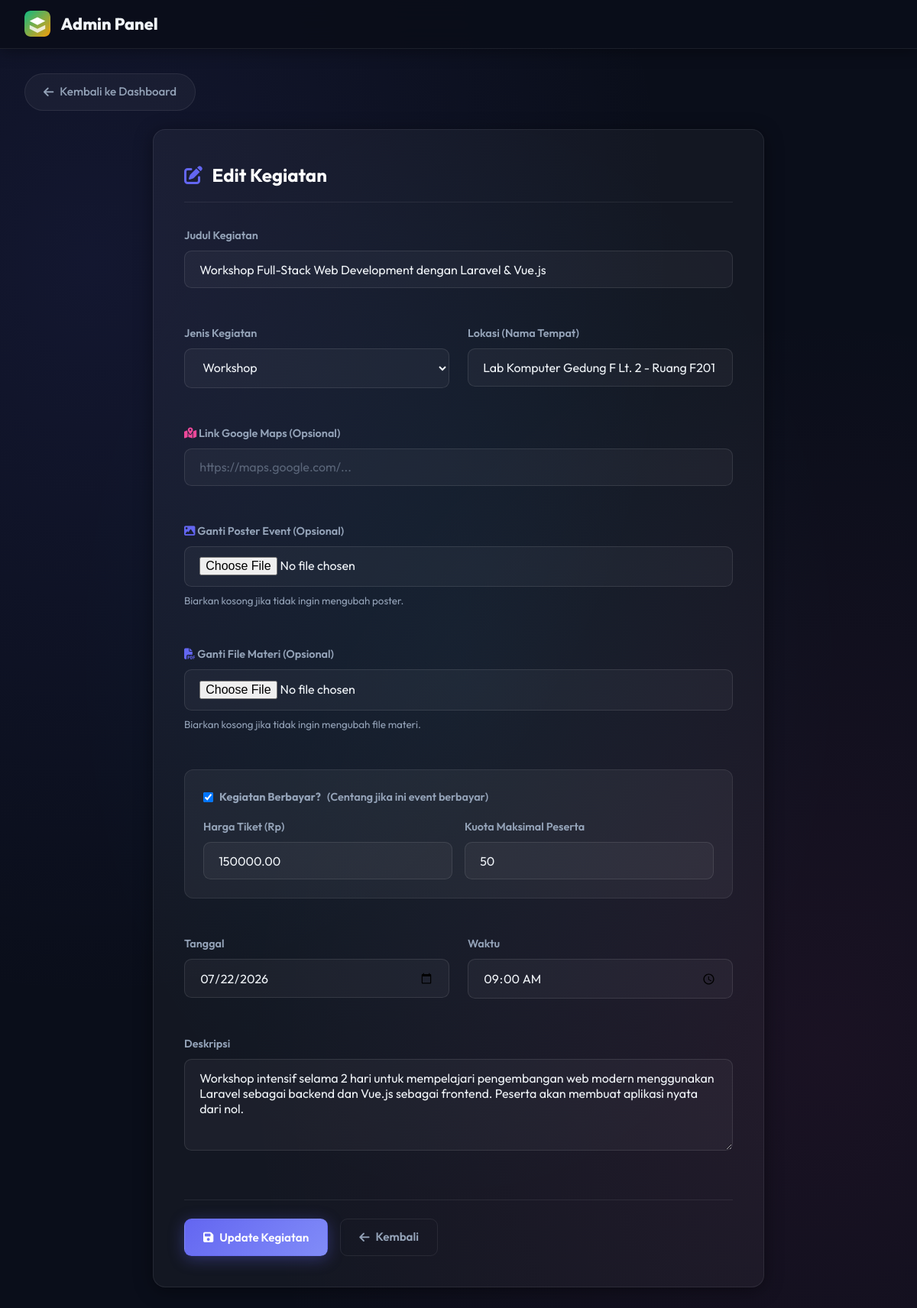
Page /edit_event.php?id=1 (signed in) on the committed database.
### tables this page shows
CREATE TABLE `events` (
  `id` int(11) NOT NULL AUTO_INCREMENT,
  `title` varchar(100) NOT NULL,
  `description` text NOT NULL,
  `event_date` date NOT NULL,
  `event_time` time NOT NULL,
  `location` varchar(255) NOT NULL,
  `maps_url` varchar(500) DEFAULT NULL,
  `event_type` enum('Seminar','Workshop','Lomba','Pelatihan') NOT NULL,
  `is_paid` tinyint(1) DEFAULT 0,
  `price` decimal(10,2) DEFAULT 0.00,
  `max_participants` int(11) DEFAULT NULL,
  `poster` varchar(255) DEFAULT NULL,
  `material_file` varchar(255) DEFAULT NULL,
  `created_at` timestamp NULL DEFAULT current_timestamp(),
  PRIMARY KEY (`id`)
);

### edit_event.php (the view, shortened to what this page needs)
<?php
require_once 'config.php';
$event = null;
if (isset($_GET['id']) && is_numeric($_GET['id'])) {
    $id = $_GET['id'];
    $stmt = $conn->prepare("SELECT * FROM events WHERE id = ?");
    $stmt->bind_param("i", $id);
    $stmt->execute();
    $result = $stmt->get_result();
    if ($result->num_rows == 1) {
        $event = $result->fetch_assoc();
    } else {
        $_SESSION['error_msg'] = "Kegiatan tidak ditemukan!";
        header("Location: admin.php");
        exit;
    }
} else {
    header("Location: admin.php");
    exit;
}
?>
<!DOCTYPE html>
<html lang="id">
<head>
    <link rel="stylesheet" href="style.css?v=<?= time() ?>">
    <link rel="stylesheet" href="https://cdnjs.cloudflare.com/ajax/libs/font-awesome/6.4.0/css/all.min.css">
</head>
<body>
    <nav class="navbar">
        <a href="admin.php" class="navbar-brand">
            Admin Panel
        </a>
    </nav>
    <div class="container">
        <a href="admin.php" class="back-btn">
            <i class="fa-solid fa-arrow-left"></i> Kembali ke Dashboard
        </a>
        <div class="form-container glass">
            <h2 style="margin-bottom: 2rem; color: #fff; border-bottom: 1px solid var(--border-color); padding-bottom: 1rem;">
                <i class="fa-solid fa-pen-to-square" style="color: var(--primary); margin-right: 0.5rem;"></i> Edit Kegiatan
            </h2>
            <form action="<?php echo htmlspecialchars($_SERVER["PHP_SELF"]) . '?id=' . $event['id']; ?>" method="post" enctype="multipart/form-data">
                <div class="form-grid">
                    <div class="form-group full-width">
                        <label for="title">Judul Kegiatan</label>
                        <input type="text" id="title" name="title" class="form-control" value="<?php echo htmlspecialchars($event['title']); ?>" required>
                    </div>
                    <div class="form-group">
                        <label for="event_type">Jenis Kegiatan</label>
                        <select id="event_type" name="event_type" class="form-control" required>
                            <option value="Workshop" <?php echo ($event['event_type'] == 'Workshop') ? 'selected' : ''; ?>>Workshop</option>
                        </select>
                    </div>
                    <div class="form-group">
                        <label for="location">Lokasi (Nama Tempat)</label>
                        <input type="text" id="location" name="location" class="form-control" value="<?php echo htmlspecialchars($event['location']); ?>" required>
                    </div>
                    <div class="form-group full-width">
                        <label for="maps_url"><i class="fa-solid fa-map-location-dot" style="color: var(--secondary);"></i> Link Google Maps (Opsional)</label>
                        <input type="url" id="maps_url" name="maps_url" class="form-control" value="<?php echo htmlspecialchars($event['maps_url'] ?? ''); ?>" placeholder="https://maps.google.com/...">
                    </div>
                    <div class="form-group full-width">
                        <label for="poster"><i class="fa-solid fa-image" style="color: var(--primary);"></i> Ganti Poster Event (Opsional)</label>
                        <input type="file" id="poster" name="poster" class="form-control" accept="image/jpeg, image/png, image/webp, image/gif">
                        <small style="color: var(--text-muted); display: block; margin-top: 0.5rem;">Biarkan kosong jika tidak ingin mengubah poster.</small>
                    </div>
                    <div class="form-group full-width">
                        <label for="material"><i class="fa-solid fa-file-pdf" style="color: var(--primary);"></i> Ganti File Materi (Opsional)</label>
                        <input type="file" id="material" name="material" class="form-control" accept=".pdf,.doc,.docx,.ppt,.pptx,.zip,.rar">
                        <small style="color: var(--text-muted); display: block; margin-top: 0.5rem;">Biarkan kosong jika tidak ingin mengubah file materi.</small>
                    </div>
                    <div class="form-group full-width" style="background: rgba(255,255,255,0.05); padding: 1.5rem; border-radius: 0.75rem; border: 1px solid var(--border-color);">
                        <label style="display: flex; align-items: center; gap: 0.5rem; cursor: pointer;">
                            <input type="checkbox" id="is_paid" name="is_paid" value="1" onchange="togglePrice(this)" <?php echo ($event['is_paid'] ?? 0) ? 'checked' : ''; ?>>
                            <strong>Kegiatan Berbayar?</strong> (Centang jika ini event berbayar)
                        </label>
                        <div id="price_container" style="display: none; margin-top: 1rem; display: flex; gap: 1rem;">
                            <div style="flex: 1;">
                                <label for="price">Harga Tiket (Rp)</label>
                                <input type="number" id="price" name="price" class="form-control" placeholder="50000" value="<?php echo htmlspecialchars($event['price'] ?? ''); ?>">
                            </div>
                            <div style="flex: 1;">
                                <label for="max_participants">Kuota Maksimal Peserta</label>
                                <input type="number" id="max_participants" name="max_participants" class="form-control" placeholder="100" value="<?php echo htmlspecialchars($event['max_participants'] ?? ''); ?>">
                            </div>
                        </div>
                    </div>
                    <div class="form-group">
                        <label for="event_date">Tanggal</label>
                        <input type="date" id="event_date" name="event_date" class="form-control" value="<?php echo $event['event_date']; ?>" required>
                    </div>
                    <div class="form-group">
                        <label for="event_time">Waktu</label>
                        <input type="time" id="event_time" name="event_time" class="form-control" value="<?php echo $event['event_time']; ?>" required>
                    </div>
                    <div class="form-group full-width">
                        <label for="description">Deskripsi</label>
                        <textarea id="description" name="description" class="form-control" required><?php echo htmlspecialchars($event['description']); ?></textarea>
                    </div>
                </div>
                <div style="display: flex; gap: 1rem; margin-top: 2rem; border-top: 1px solid var(--border-color); padding-top: 1.5rem;">
                    <button type="submit" class="btn btn-primary"><i class="fa-solid fa-save"></i> Update Kegiatan</button>
                    <a href="admin.php" class="btn btn-outline"><i class="fa-solid fa-arrow-left"></i> Kembali</a>
                </div>
            </form>
        </div>
    </div>
</body>
</html>

### style.css (style rules this page uses)
:root { --primary: #6366f1; --primary-hover: #818cf8; --secondary: #ec4899; --accent: #06b6d4; --violet: #8b5cf6; --bg-main: #0a0e1a; --bg-card: rgba(15, 20, 40, 0.85); --bg-glass: rgba(255, 255, 255, 0.04); --bg-glass-hover: rgba(255, 255, 255, 0.08); --text-main: #f1f5f9; --text-muted: #94a3b8; --border-color: rgba(255, 255, 255, 0.08); --border-hover: rgba(99, 102, 241, 0.4); --danger: #ef4444; --danger-hover: #dc2626; --success: #10b981; --glass-blur: 16px; --card-shadow: 0 4px 24px rgba(0, 0, 0, 0.4); --card-shadow-hover: 0 20px 60px rgba(0, 0, 0, 0.6); --glow-primary: 0 0 40px rgba(99, 102, 241, 0.15); }
* { margin: 0; padding: 0; box-sizing: border-box; font-family: 'Outfit', sans-serif; }
body { background-color: var(--bg-main); color: var(--text-main); line-height: 1.6; background-image: radial-gradient(ellipse at 10% 20%, rgba(99, 102, 241, 0.1) 0%, transparent 50%), radial-gradient(ellipse at 90% 80%, rgba(236, 72, 153, 0.07) 0%, transparent 50%), radial-gradient(ellipse at 50% 50%, rgba(6, 182, 212, 0.05) 0%, transparent 60%); background-attachment: fixed; min-height: 100vh; transition: background-color 0.4s ease, color 0.3s ease; }
.glass { background: var(--bg-glass); border: 1px solid var(--border-color); box-shadow: var(--card-shadow); border-radius: 1rem; backdrop-filter: blur(var(--glass-blur)); -webkit-backdrop-filter: blur(var(--glass-blur)); }
.navbar { background: rgba(10, 14, 26, 0.92); backdrop-filter: blur(20px); -webkit-backdrop-filter: blur(20px); padding: 0 2rem; height: 64px; border-bottom: 1px solid var(--border-color); display: flex; justify-content: space-between; align-items: center; position: sticky; top: 0; z-index: 100; box-shadow: 0 2px 20px rgba(0, 0, 0, 0.4); transition: background 0.3s; }
.navbar-brand { font-size: 1.35rem; font-weight: 800; color: var(--text-main); text-decoration: none; display: flex; align-items: center; gap: 0.6rem; transition: transform 0.3s ease; white-space: nowrap; flex-shrink: 0; z-index: 101; }
.btn { display: inline-flex; align-items: center; justify-content: center; gap: 0.5rem; padding: 0.7rem 1.5rem; border-radius: 0.6rem; text-decoration: none; font-weight: 600; cursor: pointer; border: 1px solid transparent; transition: all 0.25s ease; font-size: 0.95rem; position: relative; overflow: hidden; }
.btn::before { content: ''; position: absolute; inset: 0; background: linear-gradient(135deg, rgba(255,255,255,0.1), transparent); opacity: 0; transition: opacity 0.25s; }
.btn-primary { background: linear-gradient(135deg, var(--primary), var(--primary-hover)); color: #ffffff; -webkit-text-fill-color: #ffffff; box-shadow: 0 4px 20px rgba(99, 102, 241, 0.35); }
.btn-outline { background: transparent; border-color: var(--border-color); color: var(--text-muted); -webkit-text-fill-color: var(--text-muted); }
.container { max-width: 1200px; margin: 0 auto; padding: 2rem; animation: fadeIn 0.8s ease-out forwards; }
.form-group { margin-bottom: 1.5rem; }
.form-group label { display: block; margin-bottom: 0.5rem; font-weight: 600; color: var(--text-muted); font-size: 0.9rem; }
.form-control { width: 100%; padding: 0.85rem 1.2rem; background: rgba(255, 255, 255, 0.04); border: 1px solid rgba(255, 255, 255, 0.1); border-radius: 0.6rem; font-size: 1rem; color: var(--text-main); transition: all 0.3s ease; font-family: 'Outfit', sans-serif; }
.form-control::placeholder { color: rgba(148, 163, 184, 0.5); }
.form-grid { display: grid; grid-template-columns: 1fr 1fr; gap: 1.5rem; }
.form-grid .form-group.full-width { grid-column: 1 / -1; }
.logo-img { height: 34px; width: auto; margin-right: 4px; border-radius: 8px; }
.back-btn { display: inline-flex; align-items: center; gap: 0.5rem; padding: 0.7rem 1.5rem; background: var(--bg-glass); border: 1px solid var(--border-color); border-radius: 2rem; color: var(--text-muted); text-decoration: none; font-weight: 500; font-size: 0.95rem; transition: all 0.25s; margin-bottom: 1.5rem; }
.back-btn i { transition: transform 0.25s; }

### edit_event.php (style rules this page uses)
.form-container { max-width: 800px; margin: 0 auto; padding: 2.5rem; }
textarea.form-control { resize: vertical; min-height: 120px; }
option { background: var(--bg-main); color: var(--text-main); }

### rows in the picture
events: title "Workshop Full-Stack Web Development dengan Laravel & Vue.js", event_type "Workshop", location "Lab Komputer Gedung F Lt. 2 - Ruang F201", is_paid "☑", price "150000.00", max_participants "50", event_date "07/22/2026", event_time "09:00:00", description "Workshop intensif selama 2 hari untuk mempelajari pengembangan web modern menggunakan Laravel sebagai backend dan Vue.js sebagai frontend. Peserta akan membuat aplikasi nyata dari nol."
